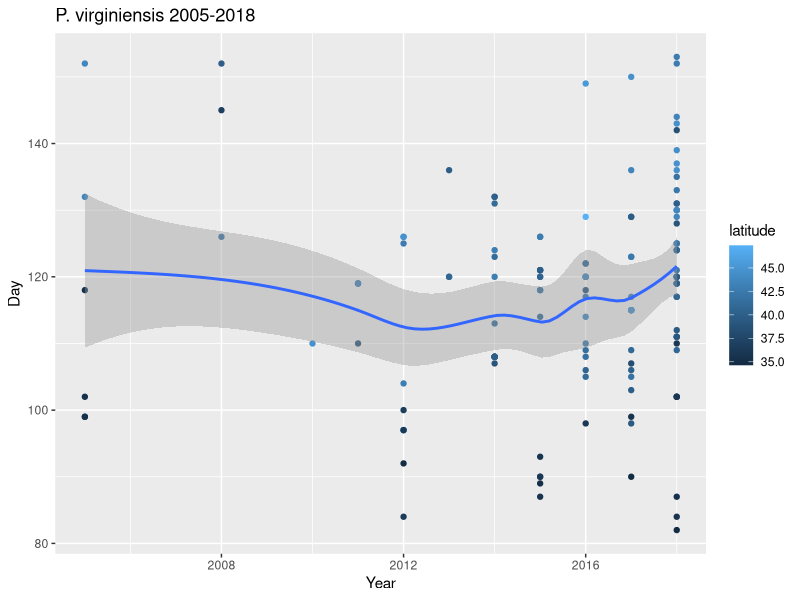
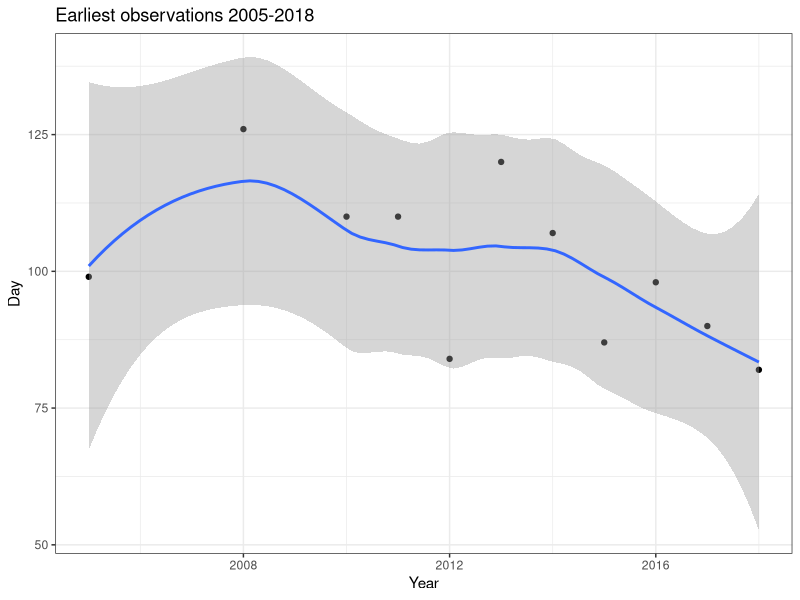
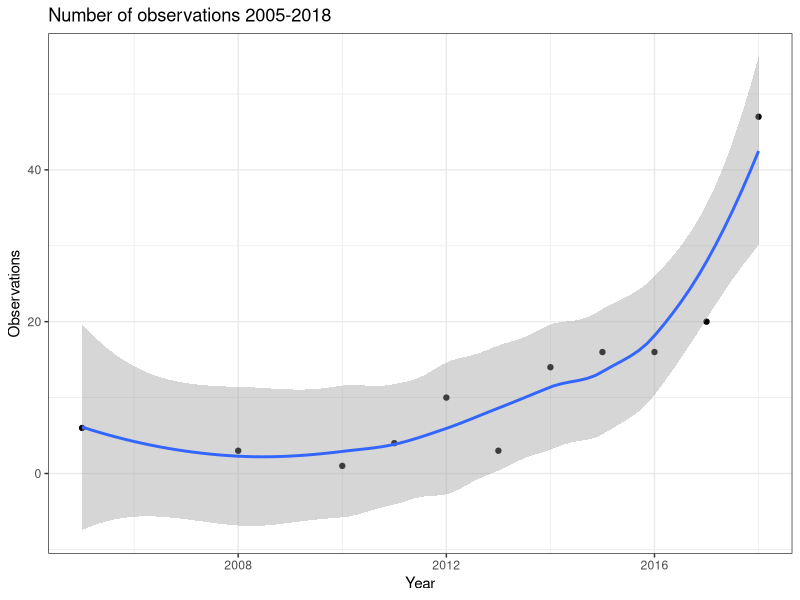
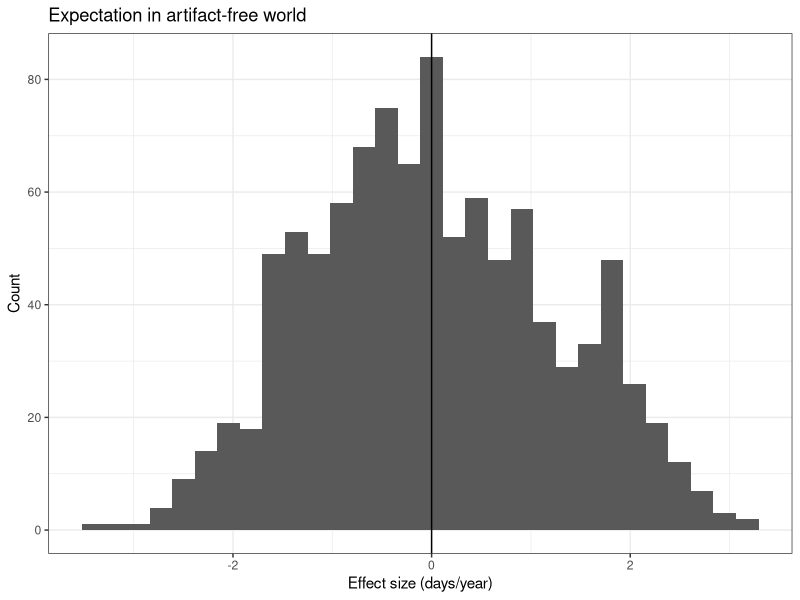
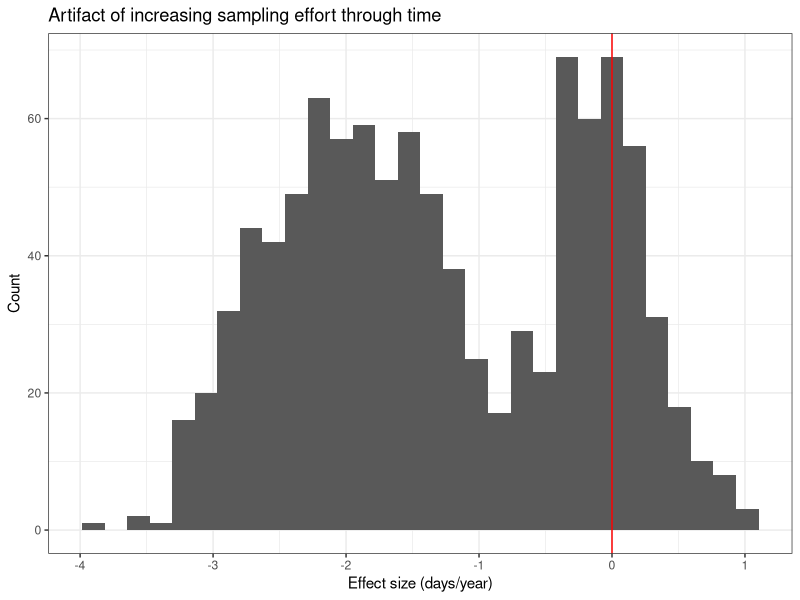
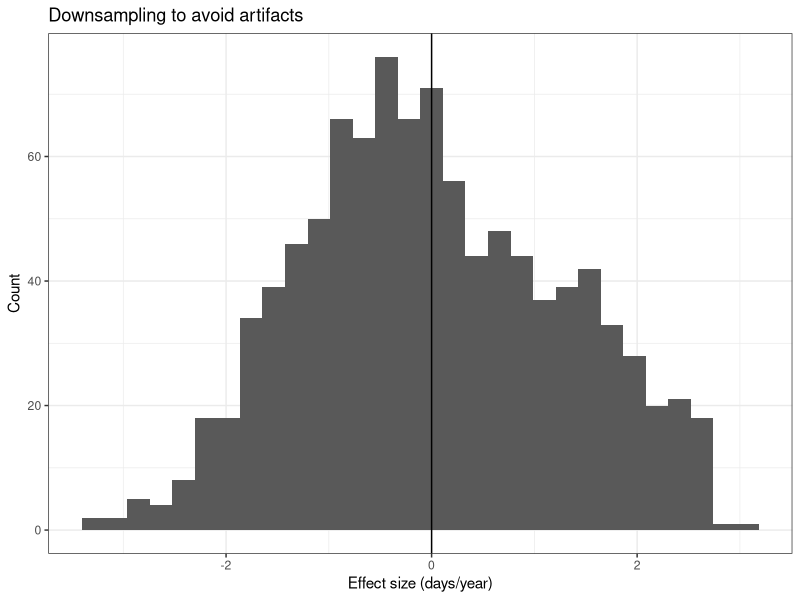

Write the R code that produced these figures, in order.
## ---- chunk 1
knitr::opts_chunk$set(echo = FALSE)
suppressPackageStartupMessages(library(tidyverse))
suppressPackageStartupMessages(library(lubridate))
suppressPackageStartupMessages(library(ggplot2))
## ---- chunk 2
# Read in iNaturalist observations
# West Virginia White
wvw <- read.csv(file = "data/observations-52593.csv")
# Mustard White
mw <- read.csv(file = "data/observations-52726.csv")
obs <- rbind(wvw, mw)

wvw$observed_on <- as.Date(wvw$observed_on)

# Extract year and day of year
wvw$year <- year(wvw$observed_on)
wvw$yday <- as.POSIXlt(wvw$observed_on)$yday

# Remove observations for 2019 and before 2005
wvw.2005.2018 <- wvw[wvw$year >= 2005 & wvw$year < 2019, ]
## ---- chunk 3
# Plot observations for each year separately
obs.plot <- ggplot(data = wvw.2005.2018, mapping = aes(x = year, y = yday, color = latitude)) +
  geom_point() +
  geom_smooth() +
  xlab(label = "Year") +
  ylab(label = "Day") +
  ggtitle("P. virginiensis 2005-2018")
suppressMessages(expr = print(obs.plot))
## ---- chunk 4
# Plot _only_ minimums
wvw.mins <- wvw.2005.2018 %>%
  group_by(year) %>%
  summarise(early = min(yday, na.rm = TRUE),
            n.obs = n())

min.plot <- ggplot(data = wvw.mins, mapping = aes(x = year, y = early)) +
  geom_point() +
  geom_smooth()  +
  xlab(label = "Year") +
  ylab(label = "Day") +
  ggtitle("Earliest observations 2005-2018") + 
  theme_bw()
suppressMessages(expr = print(min.plot))
## ---- chunk 5
# Linear regression 
early.lm <- lm(early ~ year, data = wvw.mins)
early.summary <- summary(early.lm)
year.coeff <- early.summary$coefficients[2, 1]
year.p <- early.summary$coefficients[2, 4]
## ---- chunk 6
wvw.plot <- ggplot(data = wvw.mins, mapping = aes(x = year, y = n.obs)) +
  geom_point() +
  geom_smooth()  +
  xlab(label = "Year") +
  ylab(label = "Observations") +
  ggtitle("Number of observations 2005-2018") + 
  theme_bw()
suppressMessages(expr = print(wvw.plot))
## ---- chunk 7
minimum.required <- 5
sample.size <- 5
bootstrap.reps <- 1000
sample.from <- wvw.2005.2018$yday[wvw.2005.2018$year == 2018]
include.years <- wvw.mins$year[wvw.mins$n.obs >= minimum.required]
wvw.for.bs <- wvw.2005.2018[wvw.2005.2018$year %in% include.years, ]

# Replicate process of sampling and linear regression
bs.results <- data.frame(replicate = 1:bootstrap.reps,
                         estimate = NA,
                         p.value = NA)
for (r in 1:bootstrap.reps) {
  # Data fram will hold bootstrapped data
  bootstrapped.df <- data.frame(year = rep(include.years, times = sample.size),
                                yday = NA)
  # Fill in data frame with bootstrapped date for each year
  for (yr in include.years) {
    bootstrapped.df$yday[bootstrapped.df$year == yr] <- sample(x = sample.from,
                                                               size = sample.size,
                                                               replace = FALSE)
  }

  bs.mins <- bootstrapped.df %>%
    group_by(year) %>%
    summarise(early = min(yday))
  
  bs.lm <- lm(early ~ year, data = bs.mins)
  bs.results$estimate[r] <- summary(bs.lm)$coefficients[2, 1]
  bs.results$p.value[r] <- summary(bs.lm)$coefficients[2, 4]
}

# Plot results of bootstrapping
# Coefficient estimates
estimate.plot <- ggplot(data = bs.results, mapping = aes(x = estimate)) +
  geom_histogram() +
  geom_vline(xintercept = 0) +
  xlab(label = "Effect size (days/year)") +
  ylab(label = "Count") +
  ggtitle(label = "Expectation in artifact-free world") +
  theme_bw()
suppressMessages(expr = print(estimate.plot))
## ---- chunk 8
# Set up number of reps and distribution to sample from
bootstrap.reps <- 1000
sample.from <- wvw.2005.2018$yday[wvw.2005.2018$year == 2018]
include.years <- wvw.mins$year[wvw.mins$n.obs >= minimum.required]
wvw.for.bs <- wvw.2005.2018[wvw.2005.2018$year %in% include.years, ]

# Replicate process of sampling and linear regression
bs.results <- data.frame(replicate = 1:bootstrap.reps,
                         estimate = NA,
                         p.value = NA)

for (r in 1:bootstrap.reps) {
  # Erase values in yday; these will be replaced via bootstrap sampling
  wvw.for.bs$yday <- NA
  # Should be a tidyverse way of doing this...
  for (y in unique(wvw.for.bs$year)) {
    num.obs <- sum(wvw.for.bs$year == y)
    wvw.for.bs$yday[wvw.for.bs$year == y] <- sample(x = sample.from, size = num.obs)
  }
  bs.mins <- wvw.for.bs %>%
    group_by(year) %>%
    summarise(early = min(yday))
  
  suppressMessages(expr = bs.lm <- lm(early ~ year, data = bs.mins))
  bs.results$estimate[r] <- summary(bs.lm)$coefficients[2, 1]
  bs.results$p.value[r] <- summary(bs.lm)$coefficients[2, 4]
}

# Plot results of bootstrapping
# Coefficient estimates
estimate.plot <- ggplot(data = bs.results, mapping = aes(x = estimate)) +
  geom_histogram() +
  geom_vline(xintercept = 0, color = "#FF0000") +
  xlab(label = "Effect size (days/year)") +
  ylab(label = "Count") +
  ggtitle(label = "Artifact of increasing sampling effort through time") +
  theme_bw()
suppressMessages(expr = print(estimate.plot))
## ---- chunk 9
minimum.required <- 5
sample.size <- 5
bootstrap.reps <- 1000
sample.from <- wvw.2005.2018$yday[wvw.2005.2018$year == 2018]
include.years <- wvw.mins$year[wvw.mins$n.obs >= minimum.required]
wvw.for.bs <- wvw.2005.2018[wvw.2005.2018$year %in% include.years, ]

# Replicate process of sampling and linear regression
bs.results <- data.frame(replicate = 1:bootstrap.reps,
                         estimate = NA,
                         p.value = NA)
for (r in 1:bootstrap.reps) {
  # Data fram will hold bootstrapped data
  bootstrapped.df <- data.frame(year = rep(include.years, times = sample.size),
                                yday = NA)
  # Fill in data frame with bootstrapped date for each year
  for (yr in include.years) {
    bootstrapped.df$yday[bootstrapped.df$year == yr] <- sample(x = sample.from,
                                                               size = sample.size,
                                                               replace = FALSE)
  }

  bs.mins <- bootstrapped.df %>%
    group_by(year) %>%
    summarise(early = min(yday))
  
  bs.lm <- lm(early ~ year, data = bs.mins)
  bs.results$estimate[r] <- summary(bs.lm)$coefficients[2, 1]
  bs.results$p.value[r] <- summary(bs.lm)$coefficients[2, 4]
}

# Plot results of bootstrapping
# Coefficient estimates
estimate.plot <- ggplot(data = bs.results, mapping = aes(x = estimate)) +
  geom_histogram() +
  geom_vline(xintercept = 0) +
  xlab(label = "Effect size (days/year)") +
  ylab(label = "Count") +
  ggtitle(label = "Downsampling to avoid artifacts") + 
  theme_bw()
suppressMessages(expr = print(estimate.plot))
## ---- chunk 10

